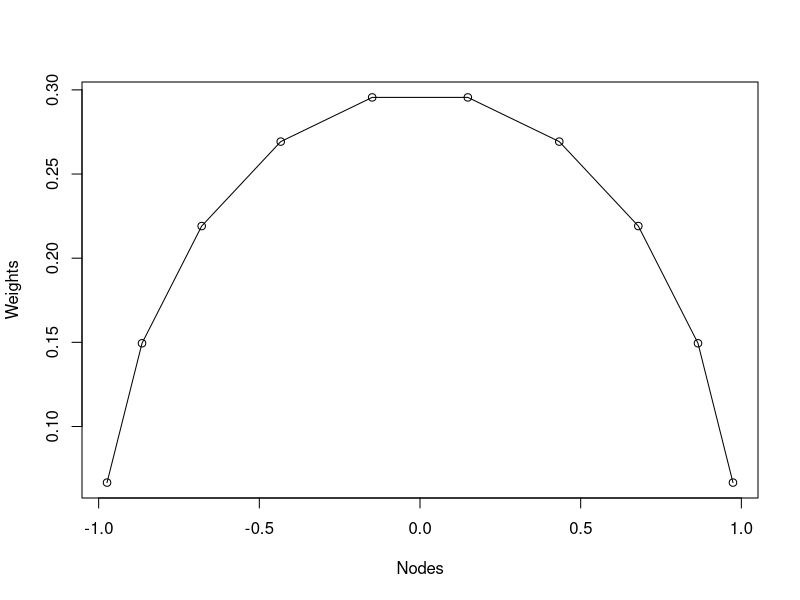

Write R code to recreate this figure.
## ---- chunk 1
rm(list=ls())
x<-c(-0.973906528517172,-0.865063366688985,-0.679409568299024,-0.433395394129247,-0.148874338981631,0.148874338981631,0.433395394129247,0.679409568299024,0.865063366688985,0.973906528517172)

A<-c(0.066671344308688,0.149451394150581,0.219086362515982,0.269266719309996,0.295524224714753,0.295524224714753,0.269266719309996,0.219086362515982,0.149451394150581,0.066671344308688)

#Plot
plot(x,A,xlab="Nodes",ylab="Weights",type="o")
## ---- chunk 2
Estimate<-0
for (i in 1:10){
  Estimate<-Estimate+A[i]*(x[i])^2
}
Estimate
## ---- chunk 3
#Show the precision

error<-(Estimate-2/3)
error
